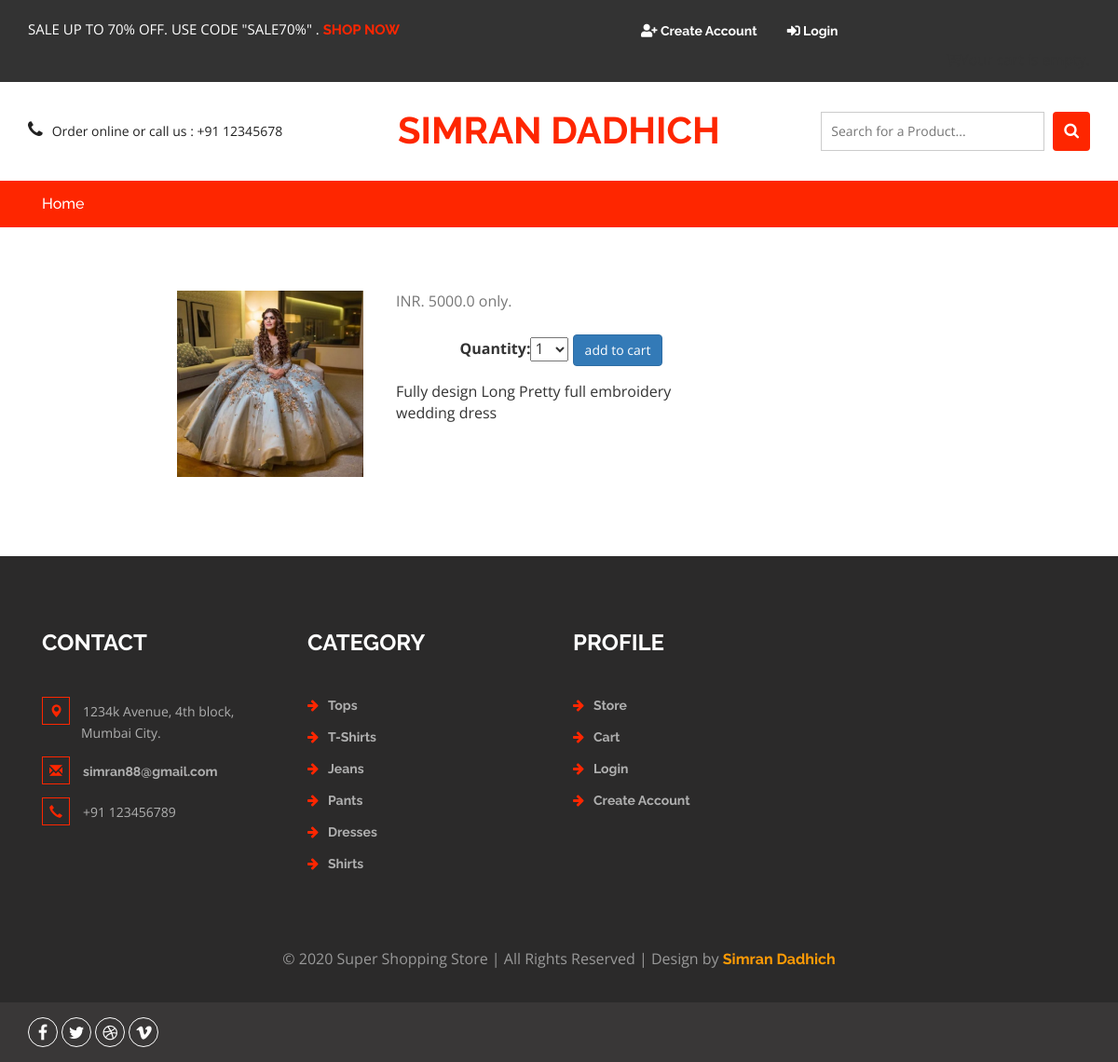
Screenshot of /home/1/wedding-dress/ with the database file from the repository.
### products/models.py (models this page shows, shortened)
class Product(models.Model):
    Category = models.ForeignKey(Category, related_name='products',on_delete=models.CASCADE)
    nameProd = models.CharField(max_length=225, db_index=True)
    slug = models.SlugField(max_length=255, db_index=True)
    created_at = models.DateTimeField(auto_now_add=True)
    updated_at = models.DateTimeField(auto_now=True)
    description =  models.TextField(blank=True)
    price = models.FloatField(default=True)
    available = models.BooleanField(default=True)
    stock = models.PositiveIntegerField()
    image = models.ImageField(upload_to='images/%Y%m%d',blank=True)

### products/views.py (the view)
# urls.py: path('<id>/<slug:slug>/',views.product_detail, name = 'product_detail'),
def product_detail(request, id, slug):
    template_name = 'shop/product/detail.html'
    product = get_object_or_404(Product, id=id, slug=slug, available=True)
    cart_product_form = CartAddProductForm()
    context = {
        'product': product,
        'cart_product_form': cart_product_form,
    }
    return render(request, template_name, context)

### cart/forms.py
class CartAddProductForm(forms.Form):
    quantity = forms.TypedChoiceField(choices = PRODUCT_QUANTITY_CHOICES, coerce=int)
    update = forms.BooleanField(required = False, initial = False,widget = forms.HiddenInput)

### products/templates/shop/product/detail.html (shortened to what this page needs)
{% extends 'shop/base.html' %}
{% load static %}
{% block content %}
<div class="container">
    <div class="row" style="margin-top: 6%">
        <div class="col-sm-8 blog-main">
            <div class="blog-post">
                <div class="row">
                    <div class="card">
                        <div class="card-body">
                            <div class="col-md-6 text-right">
                                <img src="{% if product.image %} {{ product.image.url }} {% else %} {% static 'img/default.jpg' %} {% endif %}"
                                    alt="..." style="height: 200px; width: auto">
                            </div>
                            <div class="col-md-6" style="padding-left: 20px">
                                <p class="text-muted">INR. {{ product.price }} only.</p>
                                {% if product.stock != 0 %}
                                <div class="snipcart-details top_brand_home_details">
                                    <form action="{% url 'cart:cart_add' product.pk %}" method="post">
                                        {{ cart_product_form }}
                                        <input type="submit" value="add to cart" class="btn btn-primary">
                                    </form>
                                </div>
                                <p>{{ product.description|safe|linebreaksbr }}</p>
                                {% else %}
                             <a href="/products">   <input type="button" value="OUT OF STOCK VIEW OTHER Products" class="btn btn-link" style="color: red;"></a>
                                {% endif %}
                            </div>
                        </div>
                    </div>
                </div>
            </div>
        </div>
    </div>
</div>
{% endblock %}

### products/static/products/css/style.css (style rules this page uses)
html, body { font-size: 100%; font-family: 'Open Sans', sans-serif; background:white; }
p { margin:0; }
ul,label { margin:0; padding:0; }
input[type="submit"],#PPMiniCart .minicart-submit,.w3ls_vegetables ul li a,input[type="reset"],.agileinfo_mail_grid_left ul li a,.events_bottom_left2 ul li a,.w3ls_service_grids1_right a,ul.agileits_social_icons li a,.w3l_banner_nav_right_banner_pet a,.w3ls_w3l_banner_nav_right_grid_head_grid ul li a,.products-breadcrumb ul li a,.w3_footer_grid ul li a,.w3l_fresh_vegetables_grid ul li a,.wthree_footer_copy p a,.agile_top_brand_left_grid1 .button,.w3ls_logo_products_left1 ul.special_items li a,.w3ls_logo_products_left1 ul.phone_email li a { transition: .5s ease-in; -webkit-transition: .5s ease-in; -moz-transition: .5s ease-in; -o-transition: .5s ease-in; -ms-transition: .5s ease-in; }
.snipcart-details { text-align: center; margin: 1.5em auto 1em; width:77%; }

### rows the page displays
Product: image (picture), price "5000.0", description "Fully design Long Pretty full embroidery wedding dress"
